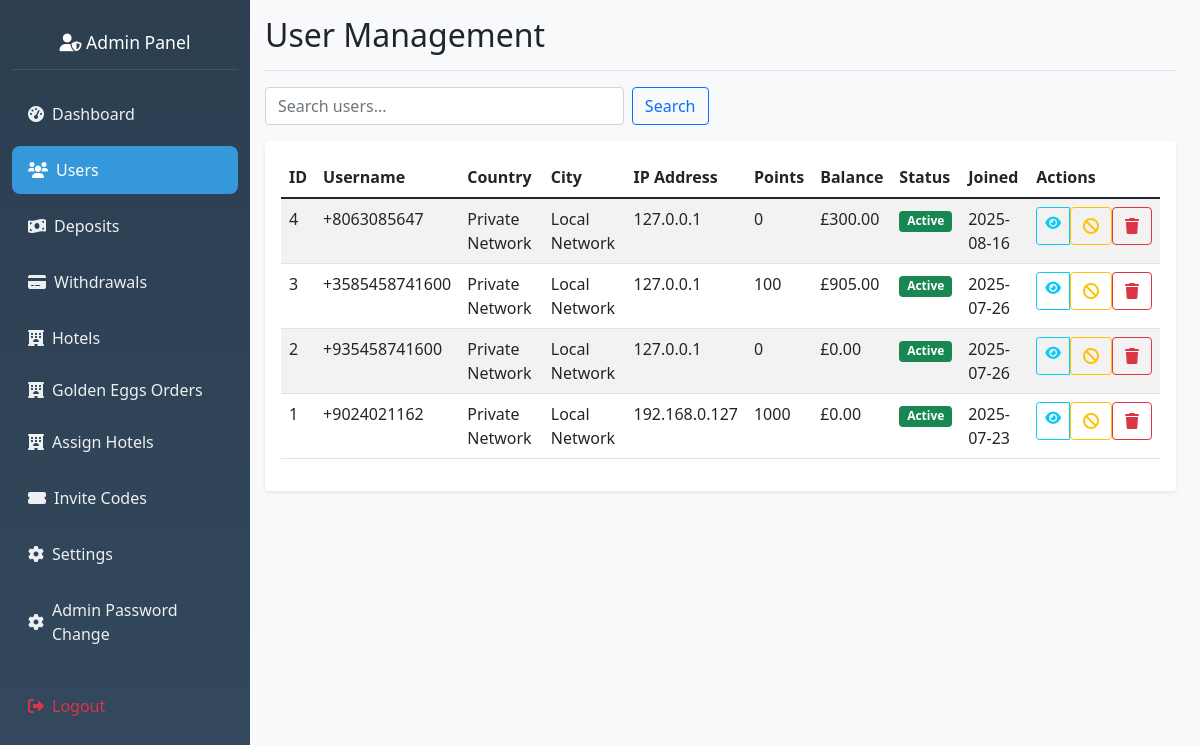
The page /admin/users (signed in) on the database as committed earlier.
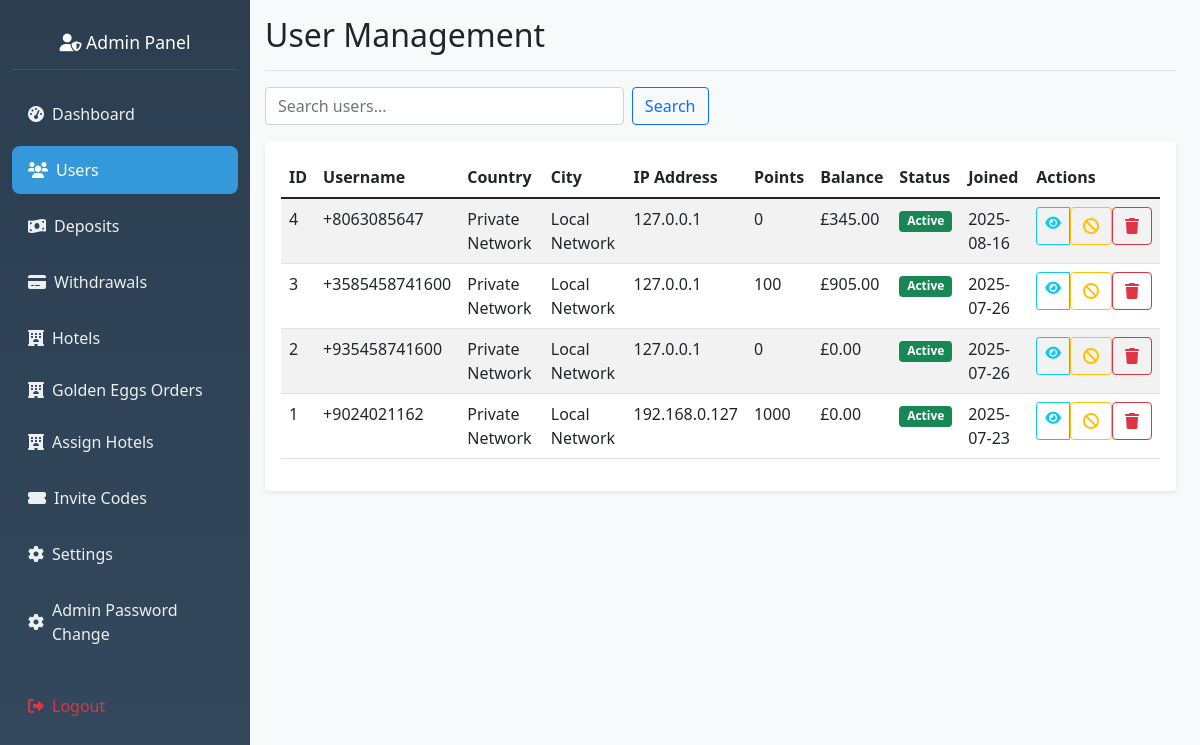
The same page on the database as committed later.
### hotel_app/models.py (models this page shows, shortened)
class User(db.Model, UserMixin):
    __tablename__ = 'user'
    id = db.Column(db.Integer, primary_key=True)
    nickname = db.Column(db.String(80))
    user_id = db.Column(db.String(6), unique=True)
    agent_id = db.Column(db.String(6), unique=True)
    contact = db.Column(db.String(20))
    invitation_code = db.Column(db.String(20))
    member_points = db.Column(db.Integer, default=0)
    trial_bonus = db.Column(db.Float, default=564.00)
    balance = db.Column(db.Float, default=0.00)
    total_deposits = db.Column(db.Float, default=0.0)
    vip_level = db.Column(db.String(10), default='VIP0')
    withdrawal_password = db.Column(db.String(100))
    password_hash = db.Column(db.String(100))
    is_active = db.Column(db.Boolean, default=False)
    created_at = db.Column(db.DateTime, default=datetime.utcnow)
    session_locked = db.Column(db.Boolean, default=False)
    total_commission_earned = db.Column(db.Float, default=0.0)
    first_session_completed = db.Column(db.Boolean, default=False)
    session_reset_date = db.Column(db.String)
    bound_wallet_type = db.Column(db.String(20))
    max_first_session_reservations = db.Column(db.Integer, default=35)
    wallet_bound_at = db.Column(db.DateTime)
    second_session_reservations_count = db.Column(db.Integer, default=0)
    second_session_commission = db.Column(db.Float, default=0.0)
    bound_wallet_address = db.Column(db.String(200))
    first_session_commission = db.Column(db.Float, default=0.0)
    first_session_reservations_count = db.Column(db.Integer, default=0)
    current_session = db.Column(db.String(10), default='first')
    revolut_name = db.Column(db.String(100))
    revolut_iban = db.Column(db.String(50))
    revolut_revtag = db.Column(db.String(20))
    ip_address = db.Column(db.String(45))  # IPv6 can be up to 45 characters
    country = db.Column(db.String(100))
    country_code = db.Column(db.String(2))
    region = db.Column(db.String(100))
    city = db.Column(db.String(100))
    latitude = db.Column(db.Float)
    longitude = db.Column(db.Float)
    timezone = db.Column(db.String(50))
    isp = db.Column(db.String(255))
    last_location_update = db.Column(db.DateTime, default=datetime.utcnow)
    reservations = db.relationship('Reservation', backref='user', cascade="all, delete-orphan",
        passive_deletes=True,lazy=True)
    deposit_requests = db.relationship('DepositRequest', backref='user', lazy=True)
    withdrawal_requests = db.relationship('WithdrawalRequest', backref='user', lazy=True)
    hotel_assignments = db.relationship('UserHotelAssignment', backref='user',cascade="all, delete-orphan",
        passive_deletes=True, lazy=True)
    hotel_ratings = db.relationship('UserHotelRating', backref='user', lazy=True)

### hotel_app/routes.py (the view)
@app.route('/admin/users')
@admin_required
def view_users():
    page = request.args.get('page', 1, type=int)
    search = request.args.get('search', '')
    vip_filter = request.args.get('vip_level', '')
    users_query = User.query
    if search:
        users_query = users_query.filter(
            User.nickname.contains(search) |
            User.user.agent_id.contains(search)
        )
    if vip_filter:
        users_query = users_query.filter(User.vip_level == vip_filter)
    users = users_query.order_by(User.id.desc()).paginate(
        page=page, per_page=20, error_out=False
    )
    vip_levels = ['vip0', 'vip1', 'vip2', 'vip3']
    return render_template('admin_users.html',
                         users=users,
                         search=search,
                         vip_levels=vip_levels,
                         current_vip_filter=vip_filter)

### hotel_app/routes.py (called while the page is built)
def admin_required(f):
    @wraps(f)
    def wrapper(*args, **kwargs):
        admin_id = session.get('admin_id')
        if not admin_id:
            flash("Admin login required.", "danger")
            return redirect(url_for('admin_login'))
        admin = Admin.query.get(admin_id)
        if not admin or not admin.is_active:
            session.pop('admin_id', None)
            flash("Admin access denied.", "danger")
            return redirect(url_for('admin_login'))
        g.current_admin = admin
        return f(*args, **kwargs)
    return wrapper

@app.before_request
def check_admin_routes():
    if request.endpoint and request.endpoint.startswith('admin_') and request.endpoint != 'admin_login':
        if 'admin_id' not in session:
            return redirect(url_for('admin_login'))

### hotel_app/templates/admin_users.html (shortened to what this page needs)
{% extends "admin_base.html" %}
{% block content %}
<div class="d-flex justify-content-between flex-wrap flex-md-nowrap align-items-center pb-2 mb-3 border-bottom">
    <h1 class="h2">User Management</h1>
</div>
<div class="row mb-3">
    <div class="col-md-6">
        <form method="GET" class="d-flex">
            <input type="text" class="form-control me-2" name="search" value="{{ search }}" placeholder="Search users...">
            <button type="submit" class="btn btn-outline-primary">Search</button>
        </form>
    </div>
</div>
<div class="card">
    <div class="card-body">
        <div class="table-responsive">
            <table class="table table-striped">
                <thead>
                    <tr>
                        <th>ID</th>
                        <th>Username</th>
                        <th>Country</th>
                        <th>City</th>
                        <th>IP Address</th>
                        <th>Points</th>
                        <th>Balance</th>
                        <th>Status</th>
                        <th>Joined</th>
                        <th>Actions</th>
                    </tr>
                </thead>
                <tbody>
                    {% for user in users.items %}
                    <tr>
                        <td>{{ user.id }}</td>
                        <td>{{ user.contact }}</td>
                        <td>{{ user.country }}</td>
                        <td>{{ user.city }}</td>
                        <td>{{ user.ip_address }}</td>
                        <td>{{ user.member_points }}</td>
                        <td>£{{ "%.2f"|format(user.balance or 0) }}</td>
                        <td>
                            <span class="badge bg-{{ 'success' if user.is_active else 'secondary' }}">
                                {{ 'Active' if user.is_active else 'Inactive' }}
                            </span>
                        </td>
                        <td>{{ user.created_at.strftime('%Y-%m-%d') if user.created_at else 'N/A' }}</td>
                        <td>
                            <div class="btn-group btn-group-sm">
                                <a href="{{ url_for('view_user_details', user_id=user.id) }}" class="btn btn-outline-info">
                                    <i class="fas fa-eye"></i>
                                </a>
                                <form method="POST" action="{{ url_for('toggle_user', user_id=user.id) }}" class="d-inline">
                                    <button type="submit" class="btn btn-outline-{{ 'warning' if user.is_active else 'success' }}">
                                        <i class="fas fa-{{ 'ban' if user.is_active else 'check' }}"></i>
                                    </button>
                                </form>
                                <form method="POST" action="{{ url_for('delete_user', user_id=user.id) }}" class="d-inline"
                                      onsubmit="return confirm('Are you sure you want to delete this user?')">
                                    <button type="submit" class="btn btn-outline-danger">
                                        <i class="fas fa-trash"></i>
                                    </button>
                                </form>
                            </div>
                        </td>
                    </tr>
                    {% endfor %}
                </tbody>
            </table>
        </div>
    </div>
</div>
{% endblock %}

Rows that differ between the two databases and show on the page:
changed User id 4: balance "300.00" → "345.00"
